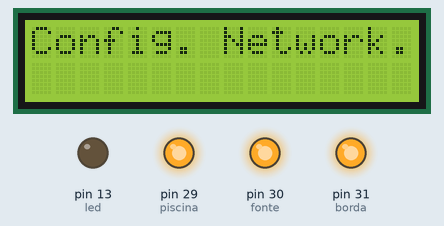
This sketch was run on a simulated Arduino Mega 2560, built with avr-gcc and run on an emulated ATmega2560. Parts: 16×2 character LCD, output pins drawn as LEDs (lit = HIGH). WiFi joins after 1.5 s; servers stay silent unless stated; what the sketch prints to the serial monitor is not drawn.

Above: at 0.6 s.
At 10.2 s:
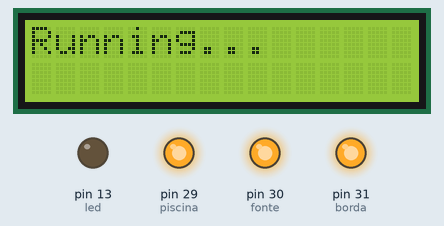

The sketch:

controladoPiscina.ino
```cpp
#include <ArduinoHttpClient.h>
#include <Ethernet.h>
#include <avr/wdt.h>
#include <LiquidCrystal_I2C.h>

#define led 13
#define piscina 29
#define fonte 30
#define borda 31

#define statusPiscina 36
#define statusFonte 37
#define statusBorda 38

char serverAddress[] = "172.31.210.70"; // server address
int port = 3008;

byte mac[] = {0xFE, 0xA2, 0xDA, 0xAE, 0xFF, 0xF0};
IPAddress ip(172, 31, 210, 29);

EthernetClient client;
HttpClient clientHttp = HttpClient(client, serverAddress, port);

boolean alarmMessageSent = false;
boolean currentAlarmPiscina = false;
boolean currentAlarmFonte = false;
boolean currentAlarmBorda = false;
boolean previousAlarmPiscina = false;
boolean previousAlarmFonte = false;
boolean previousAlarmBorda = false;

boolean lastPiscinaState = false;
boolean lastFonteState = false;
boolean lastBordaState = false;

unsigned long lastDebounceTimePiscina = 0;
unsigned long lastDebounceTimeFonte = 0;
unsigned long lastDebounceTimeBorda = 0;
unsigned long lastTimeRequest = 0;
unsigned long debounceDelay = 5000;

String cmdPumps = "";
String previousStatePumps = "";

int tryAgain = 0;

LiquidCrystal_I2C lcd(0x27, 16, 2);

void setup()
{
  Serial.begin(115200);
  lcd.init();
  lcd.setBacklight(HIGH);

  Serial.print(F("Iniciando Setup"));

  clearLCD();
  lcd.print("Starting...");

  pinMode(led, OUTPUT);
  pinMode(piscina, OUTPUT);
  pinMode(fonte, OUTPUT);
  pinMode(borda, OUTPUT);
  pinMode(statusPiscina, INPUT_PULLUP);
  pinMode(statusFonte, INPUT_PULLUP);
  pinMode(statusBorda, INPUT_PULLUP);

  digitalWrite(piscina, true);
  digitalWrite(fonte, true);
  digitalWrite(borda, true);

  clearLCD();
  lcd.print("Config. Network");

  Ethernet.begin(mac, ip);

  Serial.print(F("Conectado! IP: "));
  Serial.println(Ethernet.localIP());

  for (int i = 0; i < 20; i++)
  {
    delay(500);
    lcd.print(".");
    Serial.print(F("."));
  }
  clearLCD();
  lcd.print("Connected!");
  lcd.setCursor(0,1);

  clearLCD();

  lcd.print("System is run");

  lastTimeRequest = millis();
}

void loop()
{
  imAlive();

  if (millis() - lastTimeRequest > debounceDelay)
  {
    getRequest();
    lastTimeRequest = millis();
  }

  changeStatusPumps();

  //checkAlarms();

  if (previousStatePumps != cmdPumps)
  {
    statusRequest();
  }

  if (tryAgain > 50)
  {
    wdt_enable(WDTO_2S);
    delay(15000);
  }
}

void alarmRequest(String device, String message, boolean activated)
{
  Serial.println("Making POST request");
  String contentType = "application/x-www-form-urlencoded";
  String postData = "activated=";

  postData.concat(activated);
  postData.concat("&device=");
  postData.concat(device);
  postData.concat("&message=");
  postData.concat(message);

  wdt_enable(WDTO_8S);
  clientHttp.post("/system_alarms", contentType, postData);
  wdt_reset();
  // read the status code and body of the response
  int statusCode = clientHttp.responseStatusCode();
  wdt_reset();
  String response = clientHttp.responseBody();
  wdt_reset();
  Serial.print("Status code: ");
  Serial.println(statusCode);
  Serial.print("Response: ");
  Serial.println(response);
  if (statusCode > 0)
  {
    wdt_disable();
    switch (statusCode)
    {
      yield();
    case 201:
      alarmMessageSent = true;
      break;

    case 404:
      Serial.println("Site nao encontrado!");
      alarmMessageSent = false;
      break;

    default:
      alarmMessageSent = false;
      break;
    }
  }
  else
  {
    wdt_disable();
    Serial.println("Fail Request");
  }
}

void statusRequest()
{
  Serial.println("Making POST request");
  String contentType = "application/x-www-form-urlencoded";
  String postData = "piscina=";
  postData.concat(cmdPumps[0]);
  postData.concat("&fonte=");
  postData.concat(cmdPumps[1]);
  postData.concat("&borda=");
  postData.concat(cmdPumps[2]);

  wdt_enable(WDTO_8S);
  clientHttp.post("/pumps", contentType, postData);
  wdt_reset();
  // read the status code and body of the response
  int statusCode = clientHttp.responseStatusCode();
  wdt_reset();
  String response = clientHttp.responseBody();
  wdt_reset();
  Serial.print("Status code: ");
  Serial.println(statusCode);
  Serial.print("Response: ");
  Serial.println(response);
  if (statusCode > 0)
  {
    wdt_disable();
    switch (statusCode)
    {
      yield();
    case 201:
      previousStatePumps = cmdPumps;
      break;

    case 404:
      Serial.println("Site nao encontrado!");
      break;

    default:
      break;
    }
  }
  else
  {
    wdt_disable();
    Serial.println("Fail Request");
  }
}

void getRequest()
{
  cmdPumps = "";
  Serial.println("making GET request");
  wdt_enable(WDTO_8S);
  clientHttp.get("/pumps");
  wdt_reset();
  int statusCode = clientHttp.responseStatusCode();
  wdt_reset();
  String response = clientHttp.responseBody();
  wdt_reset();
  Serial.print("Status code: ");
  Serial.println(statusCode);
  Serial.print("Response: ");
  Serial.println(response);
  Serial.println("Wait five seconds");

  if (statusCode > 0)
  {
    wdt_disable();
    switch (statusCode)
    {
      yield();
    case 200:
      tryAgain = 0;
      cmdPumps = response;
      checkState();
      break;

    case 404:
      Serial.println("Site nao encontrado!");
      tryAgain++;
      break;

    default:
      tryAgain++;
      break;
    }
  }
  else
  {
    wdt_disable();
    Serial.println("Fail Request");
    tryAgain++;
  }
  Serial.println("Waiting for next read");
  delay(5000);
}

void checkAlarms()
{
  Serial.println("Alarm checking...");

  boolean activatedPiscina = false;
  boolean activatedFonte = false;
  boolean activatedBorda = false;

  boolean readingPiscina = digitalRead(statusPiscina);
  boolean readingFonte = digitalRead(statusFonte);
  boolean readingBorda = digitalRead(statusBorda);

  String device;
  String message;

  Serial.print("Bomba Piscina: ");

  if (readingPiscina != lastPiscinaState)
  {
    lastDebounceTimePiscina = millis();
  }

  if (millis() - lastDebounceTimePiscina > debounceDelay)
  {
    if (readingPiscina)
    {
      Serial.println("NORMAL");
      activatedPiscina = false;
      currentAlarmPiscina = false;
      device = "Bomba Piscina";
    }
    else
    {
      Serial.println("ALARME ATIVADO");
      activatedPiscina = true;
      currentAlarmPiscina = true;
      device = "Bomba Piscina";
      message = "A bomba da piscina parou de funcionar.";
      cmdPumps[0] = 'F';
    }
    if (sendAlarmMessage(currentAlarmPiscina, previousAlarmPiscina, device, message, activatedPiscina))
    {
      lastPiscinaState = readingPiscina;
    }
  }

  Serial.print("Bomba Fonte: ");

  if (readingFonte != lastFonteState)
  {
    lastDebounceTimeFonte = millis();
  }

  if (millis() - lastDebounceTimeFonte > debounceDelay)
  {
    if (readingFonte)
    {
      Serial.println("NORMAL");
      activatedFonte = false;
      currentAlarmFonte = false;
      device = "Bomba Fonte";
    }
    else
    {
      Serial.println("ALARME ATIVADO");
      activatedFonte = true;
      currentAlarmFonte = true;
      device = "Bomba Fonte";
      message = "A bomba da fonte parou de funcionar.";
      cmdPumps[1] = 'F';
    }
    if (sendAlarmMessage(currentAlarmFonte, previousAlarmFonte, device, message, activatedFonte))
    {
      lastFonteState = readingFonte;
    }
  }

  Serial.print("Bomba Borda Infinita: ");

  if (readingBorda != lastBordaState)
  {
    lastDebounceTimeBorda = millis();
  }

  if (millis() - lastDebounceTimeBorda > debounceDelay)
  {
    if (readingBorda)
    {
      Serial.println("NORMAL");
      activatedBorda = false;
      currentAlarmBorda = false;
      device = "Bomba Borda Infinita";
    }
    else
    {
      Serial.println("ALARME ATIVADO");
      activatedBorda = true;
      currentAlarmBorda = true;
      device = "Bomba Borda Infinita";
      message = "A bomba da borda infinita parou de funcionar.";
      cmdPumps[2] = 'F';
    }
    if (sendAlarmMessage(currentAlarmBorda, previousAlarmBorda, device, message, activatedBorda))
    {
      lastBordaState = readingBorda;
    }
  }
}

boolean sendAlarmMessage(boolean currentAlarm, boolean previousAlarm, String device, String message, boolean activated)
{
  if (currentAlarm != previousAlarm)
  {
    alarmRequest(device, message, activated);
    if (alarmMessageSent == true)
    {
      previousAlarmPiscina = currentAlarmPiscina;
      previousAlarmFonte = currentAlarmFonte;
      previousAlarmBorda = currentAlarmBorda;
      alarmMessageSent = false;
      return true;
    }
    return false;
  }
}

void imAlive()
{
  clearLCD();
  lcd.print("Running...");
}

void checkState()
{
  /*
  Serial.print("piscina: ");
  Serial.println(cmdPumps[0]);
  Serial.print("fonte: ");
  Serial.println(cmdPumps[1]);
  Serial.print("borda: ");
  Serial.println(cmdPumps[2]);
  */
  clearLCD();
  lcd.print("RL 1: ");
  lcd.print(cmdPumps[0]);
  lcd.print(" RL 2: ");
  lcd.print(cmdPumps[1]);
  lcd.setCursor(0, 1);
  lcd.print("RL 3: ");
  lcd.print(cmdPumps[2]);
  lcd.print("RL 4: ");
  lcd.print(cmdPumps[3]);
}

void changeStatusPumps()
{
  digitalWrite(piscina, !(cmdPumps[0] == 'L'));
  digitalWrite(fonte, !(cmdPumps[1] == 'L'));
  digitalWrite(borda, !(cmdPumps[2] == 'L'));
}

void clearLCD(){
  lcd.clear();
  lcd.setCursor(0, 0);
}
```

Measured:
- what the display in image 0 shows lasts 9.6 s, from 0.6 s to 10.2 s
